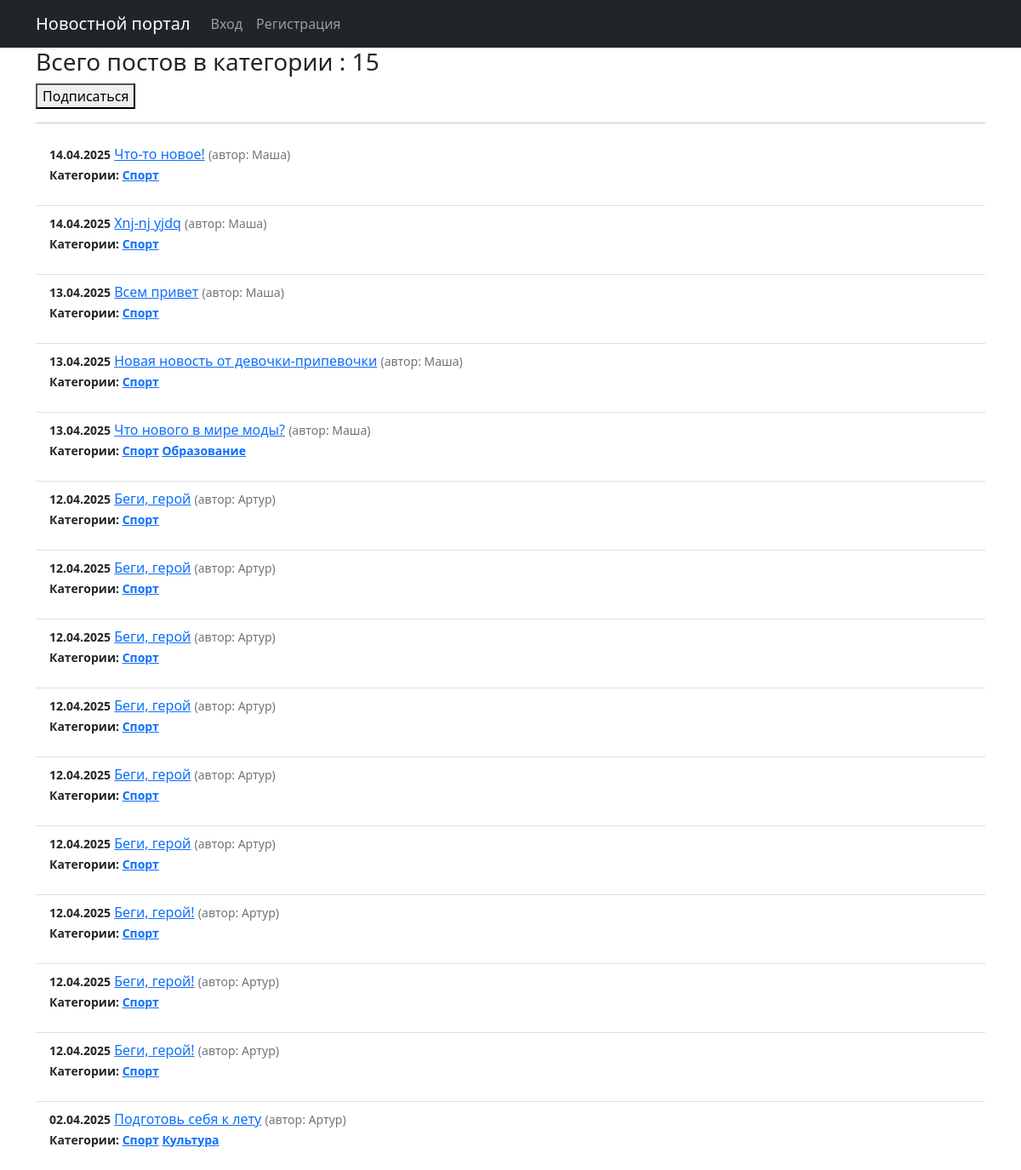
Screenshot of /news/categories/1 with the database file from the repository.
### news/models.py (models this page shows, shortened)
class Post(models.Model):
    news = 'news'
    article = 'article'
    POSITIONS = [(news, 'Новость'), (article, 'Статья')]
    positions = models.CharField(max_length = 7,
                                choices = POSITIONS,
                                default = news)
    author = models.ForeignKey(Author, on_delete = models.CASCADE, related_name = 'posts')
    created = models.DateTimeField(auto_now_add = True)
    category = models.ManyToManyField('Category', through = 'PostCategory')
    title = models.CharField(max_length = 50)
    content = models.TextField()
    rating = models.IntegerField(default = 0)

class Author(models.Model):
    user = models.OneToOneField(User, on_delete=models.CASCADE)
    rating = models.IntegerField(default = 0)

class Category(models.Model):
    category = models.CharField(max_length = 255, unique = True)
    subscribers = models.ManyToManyField(User, related_name="categories")
    def __str__(self):
        return self.category

### news/views.py (the view)
# urls.py: path('categories/<int:pk>', CategoryListView.as_view(), name='category_list'),
class CategoryListView(ListView):
    model = Post
    template_name = 'category_list.html'
    context_object_name = 'category_news_list'
    def get_queryset(self):
        self.category = get_object_or_404(Category, id=self.kwargs["pk"])
        queryset = Post.objects.filter(category=self.category).order_by('-created')
        return queryset
    def get_context_data(self, **kwargs):
        context = super().get_context_data()
        context['is_not_subscriber'] = self.request.user not in self.category.subscribers.all()
        context['category'] = self.category
        return context

### templates/category_list.html (shortened to what this page needs)
{% extends 'flatpages/default.html' %}
{% load custom_filters %}
{% block content %}
   <h3>Всего постов в категории {{ category.name }}: {{ category_news_list|length }}</h3>
    {% if is_not_subscriber %}
         <form method="post" action="{% url 'subscribe' category.id %}">
             <button type="submit">Подписаться</button>
        </form>
    {% else %}
        <form method="post" action="{% url 'unsubscribe' category.id %}">
            {% csrf_token %}
            <button type="submit">Отписаться</button>
        </form>
    {% endif %}
   <hr>
   <ul class="list-group list-group-flush">
       {% for post in category_news_list %}
           <li class="list-group-item">
                <small class="fw-bold">{{ post.created|date:'d.m.Y'}}</small>
                <a href="{% url 'news_detail' post.id %}">{{ post.title }}</a>
                <small class="text-muted">(автор: {{ post.author.user }})</small><br>
                <small class="fw-bold">Категории:
                    {% for category in post.category.all %}
                        <a href="{% url 'category_list' category.id %}">{{ category }}</a>
                    {% endfor %}
                </small>
           </li>
       {% endfor %}
   </ul>
{% endblock content %}

### templates/category_list.html (style rules this page uses)
body { text-align: left; }

### rows the page displays
Post: created "14.04.2025", title "Что-то новое!", author.user "Маша"
Category: category "Спорт"
Post: created "14.04.2025", title "Xnj-nj yjdq", author.user "Маша"
Post: created "13.04.2025", title "Всем привет", author.user "Маша"
Post: created "13.04.2025", title "Новая новость от девочки-припевочки", author.user "Маша"
Post: created "13.04.2025", title "Что нового в мире моды?", author.user "Маша"
Category: category "Образование"
Post: created "12.04.2025", title "Беги, герой", author.user "Артур"
Post: created "12.04.2025", title "Беги, герой", author.user "Артур"
Post: created "12.04.2025", title "Беги, герой", author.user "Артур"
Post: created "12.04.2025", title "Беги, герой", author.user "Артур"
Post: created "12.04.2025", title "Беги, герой", author.user "Артур"
Post: created "12.04.2025", title "Беги, герой", author.user "Артур"
Post: created "12.04.2025", title "Беги, герой!", author.user "Артур"
Post: created "12.04.2025", title "Беги, герой!", author.user "Артур"
Post: created "12.04.2025", title "Беги, герой!", author.user "Артур"
Post: created "02.04.2025", title "Подготовь себя к лету", author.user "Артур"
Category: category "Культура"

### other values shown
{{ category_news_list|length }} "15"
